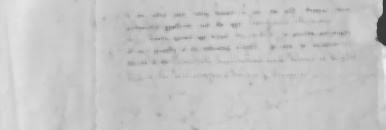
#> input picture filtered_document.jpg, 386 x 130 px
$ python -i document_filter.py   (imports and definitions only)
#> lines starting #> are read from the running program, lines starting #| are printed output that depends on the picture; after the words box and inside, x2 and y2 are one past the last pixel; in counts of white or black regions, pixels touching at a corner belong together
import cv2
import numpy as np
from matplotlib import pyplot as plt
import os


def median_blur_denoise(image, kernel_size=5):
    """
    Apply median blur to remove noise from document

    Args:
        image: Input image
        kernel_size: Size of median filter kernel (must be odd, 3, 5, 7, etc.)

    Returns:
        Denoised image
    """
    # Apply median blur
    denoised = cv2.medianBlur(image, kernel_size)
    return denoised


def advanced_document_cleanup(image):
    """
    Advanced noise removal with multiple techniques

    Args:
        image: Input document image

    Returns:
        Cleaned image
    """
    # Convert to grayscale if color
    if len(image.shape) == 3:
        gray = cv2.cvtColor(image, cv2.COLOR_BGR2GRAY)
    else:
        gray = image.copy()

    # 1. Apply median blur for salt-and-pepper noise
    denoised = cv2.medianBlur(gray, 5)

    # 2. Apply morphological operations to remove small noise
    kernel = np.ones((2, 2), np.uint8)
    cleaned = cv2.morphologyEx(denoised, cv2.MORPH_CLOSE, kernel)

    # 3. Apply adaptive thresholding for better text contrast
    threshold = cv2.adaptiveThreshold(
        cleaned, 255, cv2.ADAPTIVE_THRESH_GAUSSIAN_C,
        cv2.THRESH_BINARY, 11, 2
    )

    return threshold


def remove_document_noise(image_path, output_path='filtered_document.jpg'):
    """
    Remove noise from old document image using median blur

    Args:
        image_path: Path to the input document image
        output_path: Path to save the filtered image
    """
#> called with image_path = 'filtered_document.jpg', output_path = 'filtered_document.jpg'
    # Check if file exists
    if not os.path.exists(image_path):
        print(f"Error: Image file '{image_path}' not found!")
        print(f"Current directory: {os.getcwd()}")
        return None

    # Read the image
    img = cv2.imread(image_path)
#> img is the input picture: shape (130, 386, 3); min 52, max 238, mean 197.3
    if img is None:
        print(f"Error: Could not load image from {image_path}")
        return None

    print(f"✓ Successfully loaded document: {image_path}")
    print(f"  Image size: {img.shape[1]}x{img.shape[0]} pixels")
#|   Image size: 386x130 pixels

    # Convert to grayscale for document processing
    if len(img.shape) == 3:
        gray = cv2.cvtColor(img, cv2.COLOR_BGR2GRAY)
        img_display = cv2.cvtColor(img, cv2.COLOR_BGR2RGB)
    else:
        gray = img.copy()
        img_display = cv2.cvtColor(gray, cv2.COLOR_GRAY2RGB)

    print("\nApplying noise removal techniques...")

    # Apply different levels of median blur
    mild_blur = median_blur_denoise(gray, kernel_size=3)
    medium_blur = median_blur_denoise(gray, kernel_size=5)
    strong_blur = median_blur_denoise(gray, kernel_size=7)

    # Apply advanced cleanup
    advanced_clean = advanced_document_cleanup(img)
#> in advanced_document_cleanup, `threshold = cv2.adaptiveThreshold( cleaned, 255, cv2.ADAPTIVE_THRESH_G..`:
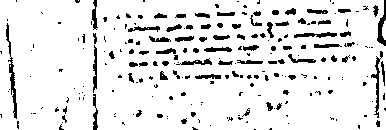
#> threshold: shape (130, 386); 89.9% white; 223 black regions (149 under 20 px), largest, box (x1, y1, x2, y2) and area: (6, 23, 17, 119) 284, (371, 51, 383, 118) 200, (377, 0, 386, 46) 182

    # Apply bilateral filter (preserves edges better)
    bilateral = cv2.bilateralFilter(gray, 9, 75, 75)

    # Apply non-local means denoising
    nlm_denoised = cv2.fastNlMeansDenoising(gray, None, 10, 7, 21)

    # Display results
    fig = plt.figure(figsize=(18, 12))
    fig.suptitle('Document Noise Removal - Median Blur Technique',
                 fontsize=16, fontweight='bold', y=0.98)

    # Original
    plt.subplot(2, 4, 1)
    plt.imshow(gray, cmap='gray')
    plt.title('Original (Noisy)', fontsize=12, fontweight='bold')
    plt.axis('off')

    # Mild median blur
    plt.subplot(2, 4, 2)
    plt.imshow(mild_blur, cmap='gray')
    plt.title('Median Blur (3x3)\nMild', fontsize=12, fontweight='bold')
    plt.axis('off')

    # Medium median blur
    plt.subplot(2, 4, 3)
    plt.imshow(medium_blur, cmap='gray')
    plt.title('Median Blur (5x5) ⭐\nRecommended', fontsize=12, fontweight='bold', color='green')
    plt.axis('off')

    # Strong median blur
    plt.subplot(2, 4, 4)
    plt.imshow(strong_blur, cmap='gray')
    plt.title('Median Blur (7x7)\nStrong', fontsize=12, fontweight='bold')
    plt.axis('off')

    # Advanced cleanup
    plt.subplot(2, 4, 5)
    plt.imshow(advanced_clean, cmap='gray')
    plt.title('Advanced Cleanup\n(Median + Morphology + Threshold)',
              fontsize=12, fontweight='bold')
    plt.axis('off')

    # Bilateral filter
    plt.subplot(2, 4, 6)
    plt.imshow(bilateral, cmap='gray')
    plt.title('Bilateral Filter\n(Edge Preserving)', fontsize=12, fontweight='bold')
    plt.axis('off')

    # Non-local means
    plt.subplot(2, 4, 7)
    plt.imshow(nlm_denoised, cmap='gray')
    plt.title('Non-Local Means\nDenoising', fontsize=12, fontweight='bold')
    plt.axis('off')

    # Comparison zoom (center crop)
    h, w = gray.shape[:2]
#> h = 130; w = 386
    crop_size = min(h, w) // 4
#> crop_size = 32
    y1, y2 = h//2 - crop_size//2, h//2 + crop_size//2
#> y1 = 49; y2 = 81
    x1, x2 = w//2 - crop_size//2, w//2 + crop_size//2
#> x1 = 177; x2 = 209

    # Create side-by-side comparison
    comparison = np.hstack([
        gray[y1:y2, x1:x2],
        medium_blur[y1:y2, x1:x2]
    ])
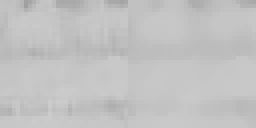
#> comparison: shape (32, 64) (shown 4 times larger); min 159, max 204, mean 194

    plt.subplot(2, 4, 8)
    plt.imshow(comparison, cmap='gray')
    plt.title('Detail Comparison\nOriginal (Left) | Filtered (Right)',
              fontsize=12, fontweight='bold')
    plt.axis('off')

    plt.tight_layout()
    plt.savefig('noise_removal_comparison.jpg', dpi=150, bbox_inches='tight')
    print("✓ Comparison saved as: noise_removal_comparison.jpg")
    plt.show()

    # Save the filtered results
    # Main output - medium median blur (best balance)
    cv2.imwrite(output_path, medium_blur)
    print(f"✓ Filtered document saved as: {output_path}")

    # Save advanced version
    advanced_output = output_path.replace('.jpg', '_advanced.jpg')
    cv2.imwrite(advanced_output, advanced_clean)
    print(f"✓ Advanced filtered document saved as: {advanced_output}")

    # Save bilateral version
    bilateral_output = output_path.replace('.jpg', '_bilateral.jpg')
    cv2.imwrite(bilateral_output, bilateral)
    print(f"✓ Bilateral filtered document saved as: {bilateral_output}")

    # Calculate and display noise reduction metrics
    print("\n" + "="*60)
    print("NOISE REMOVAL METRICS")
    print("="*60)
    print(f"Original Image Shape: {gray.shape}")
#| Original Image Shape: (130, 386)
    print(f"Filtered Image Shape: {medium_blur.shape}")
#| Filtered Image Shape: (130, 386)
    print(f"Median Blur Parameters: Kernel Size=5x5")
    print(f"Filter Type: Salt-and-Pepper Noise Removal")

    # Calculate image statistics
    original_mean = np.mean(gray)
#> original_mean = 197.3
    original_std = np.std(gray)
#> original_std = 14.21
    filtered_mean = np.mean(medium_blur)
#> filtered_mean = 197.7
    filtered_std = np.std(medium_blur)
#> filtered_std = 13.5

    print(f"\nImage Statistics:")
    print(f"  Original  - Mean: {original_mean:.2f}, Std Dev: {original_std:.2f}")
#|   Original  - Mean: 197.28, Std Dev: 14.21
    print(f"  Filtered  - Mean: {filtered_mean:.2f}, Std Dev: {filtered_std:.2f}")
#|   Filtered  - Mean: 197.66, Std Dev: 13.50
    print(f"  Noise Reduction: {((original_std - filtered_std) / original_std * 100):.2f}%")
#|   Noise Reduction: 4.98%
    print("="*60)

    return medium_blur, advanced_clean, bilateral


# [118 lines left out: functions batch_process_documents, main, not called in this run]


# [2 lines not run here, left out]

>>> result = remove_document_noise('filtered_document.jpg')
